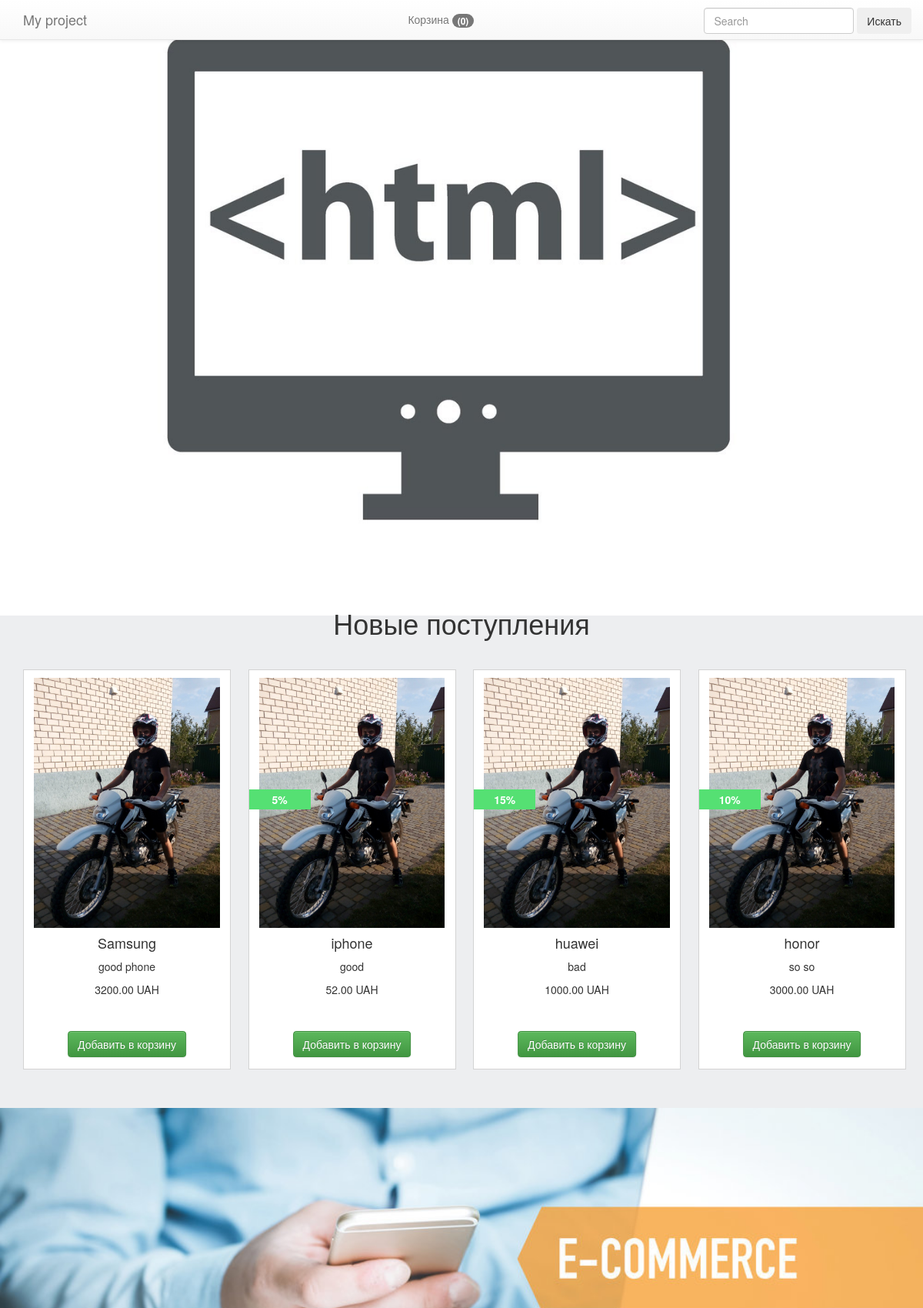
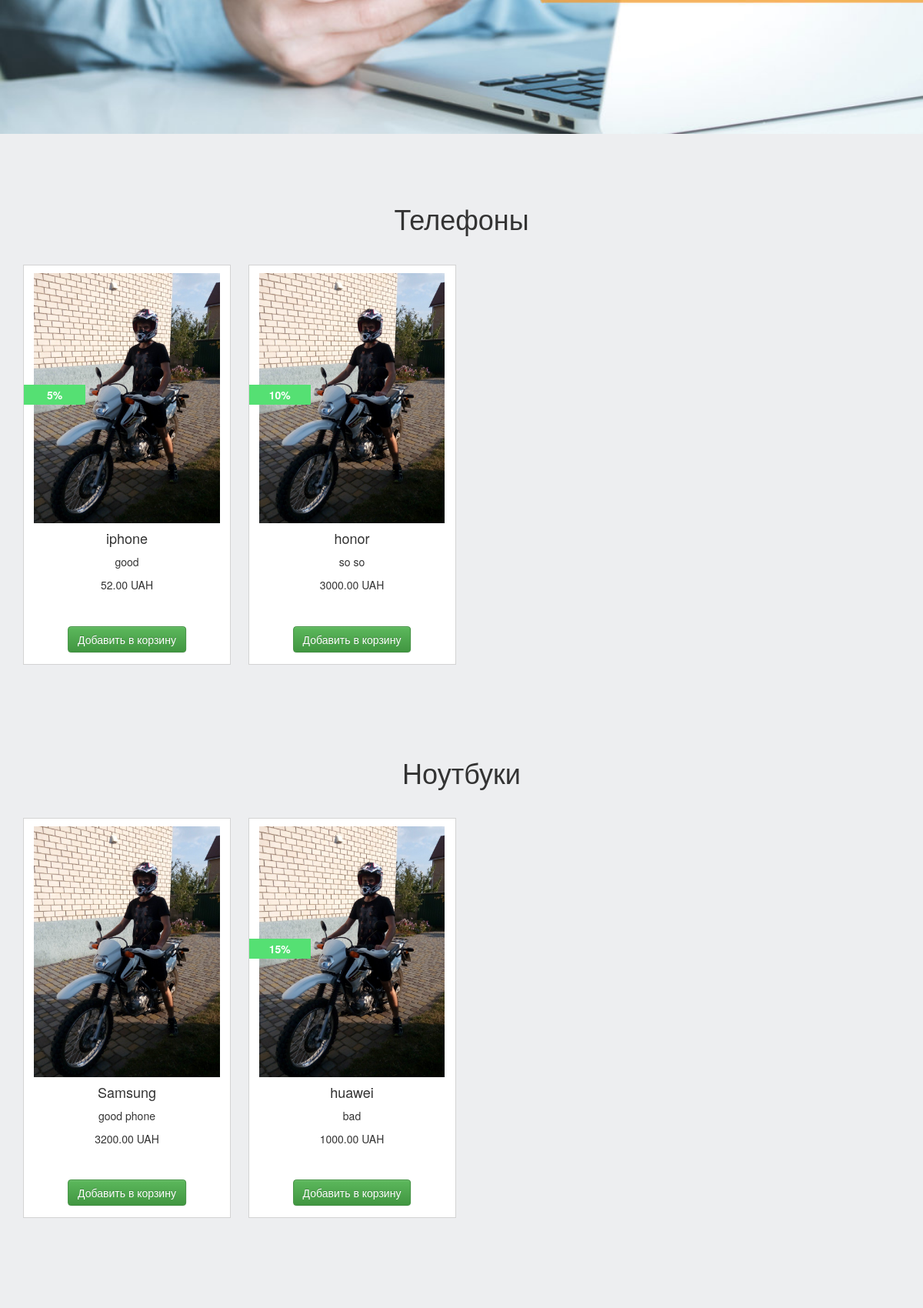
The page / (upper part) on the database its author committed (2 pictures, top to bottom).
### products/models.py (models this page shows, shortened)
class ProductImage(models.Model):
    product = models.ForeignKey(Product, blank=True, null=True, default=None, on_delete=models.CASCADE)
    image = models.ImageField(upload_to='media2/products_images/', blank=True)
    is_main = models.BooleanField(default=False)
    is_active = models.BooleanField(default=True)
    created = models.DateTimeField(auto_now_add=True, auto_now=False)
    updated = models.DateTimeField(auto_now_add=False, auto_now=True)

class Product(models.Model):
    name = models.CharField(max_length=64, blank=True, null=True, default=None)
    price = models.DecimalField(max_digits=10, decimal_places=2, default=0)
    discount = models.IntegerField(default=0)
    category = models.ForeignKey(ProductCategory, blank=True, null=True, default=None, on_delete=models.CASCADE)
    short_description = models.TextField(blank=True, null=True, default=None)
    description = models.TextField(blank=True, null=True, default=None)
    is_active = models.BooleanField(default=True)
    created = models.DateTimeField(auto_now_add=True, auto_now=False)
    updated = models.DateTimeField(auto_now_add=False, auto_now=True)

### djangomy/views.py (the view)
# urls.py: 2. Add a URL to urlpatterns:  path('', views.home, name='home')
def home(request):
    products_images = ProductImage.objects.filter(is_active=True, is_main=True, product__is_active=True)
    products_images_phones = products_images.filter(product__category__id=1)
    products_images_laptops = products_images.filter(product__category__id=2)
    return render(request, 'land/home.html', locals())

### orders/context_processors.py (called while the page is built)
def getting_basket_info(request):
    session_key = request.session.session_key
    if not session_key:
        request.session['sessin_key'] = 123
        request.session.cycle_key()
    products_in_basket = ProductInBasket.objects.filter(session_key=session_key, is_active=True, order__isnull=True)
    products_total_nmb = products_in_basket.count()
    return locals()

### templates/land/home.html (shortened to what this page needs)
{% extends 'base.html' %}
{% load static %}
{% block content %}
    <div class="section-top containermy">
        <img src="{% static 'static/bgsecond.jpg' %}" class="img-fluid" style="width: 100%; height: 700px;"
             alt="Responsive image">
    </div>
    <div class="section section1">
        <div class="container">
            <div class="row">
                <div class="col-lg-12">
                    <h1 class="text-center">
                        Новые поступления
                    </h1>
                </div>
                {% for product_image in products_images %}
                    {% include 'land/product_item.html' %}
                {% endfor %}
            </div>
        </div>
    </div>
    <div class="section-top">
        <img src="{% static 'static/freeship.jpg' %}" style="width: 100%;" class="img-fluid" alt="Responsive image">
    </div>
    <div class="section section2 phones-container">
        <div class="container">
            <div class="row">
                <div class="col-lg-12">
                    <h1 class="text-center">
                        Телефоны
                    </h1>
                </div>
                {% for product_image in products_images_phones %}
                    {% include 'land/product_item.html' %}
                {% endfor %}
            </div>
        </div>
    </div>
    <div class="section section3 laptops-container">
        <div class="container">
            <div class="row">
                <div class="col-lg-12">
                    <h1 class="text-center">
                        Ноутбуки
                    </h1>
                </div>
                {% for product_image in products_images_laptops %}
                    {% include 'land/product_item.html' %}
                {% endfor %}
            </div>
        </div>
    </div>
{% endblock %}

### templates/land/product_item.html (shortened to what this page needs)
<div class="col-lg-3">
    <div class="product-item img-up">
        <div>
            <a href='{% url 'product' product_image.product.id %}'>
                <img src="{{ product_image.image.url }}" class="img-responsive" style="width: 90%;
    margin: 0 auto;">
            </a>
        </div>
        {% if product_image.product.discount %}
            <div class="discount-container">
                <span>{{ product_image.product.discount }}%</span>
            </div>
        {% endif %}
        <h4>{{ product_image.product.name }}</h4>
        <p>
            {{ product_image.product.description|truncatechars_html:70 }}
        </p>
        <div>
            {{ product_image.product.price }} UAH
        </div>
        <div class="add-to-card-btn">
            <button type="submit" class="btn btn-success">
                Добавить в корзину
            </button>
        </div>
    </div>
</div>

### templates/land/product_item.html (style rules this page uses)
.img-up { width: 270px; height: 520px; margin: 0 auto; }

### rows shown on the page
ProductImage: image (picture), product.name "Samsung", product.description "good phone", product.price "3200.00"
ProductImage: image (picture), product.discount "5", product.name "iphone", product.description "good", product.price "52.00"
ProductImage: image (picture), product.discount "15", product.name "huawei", product.description "bad", product.price "1000.00"
ProductImage: image (picture), product.discount "10", product.name "honor", product.description "so so", product.price "3000.00"
